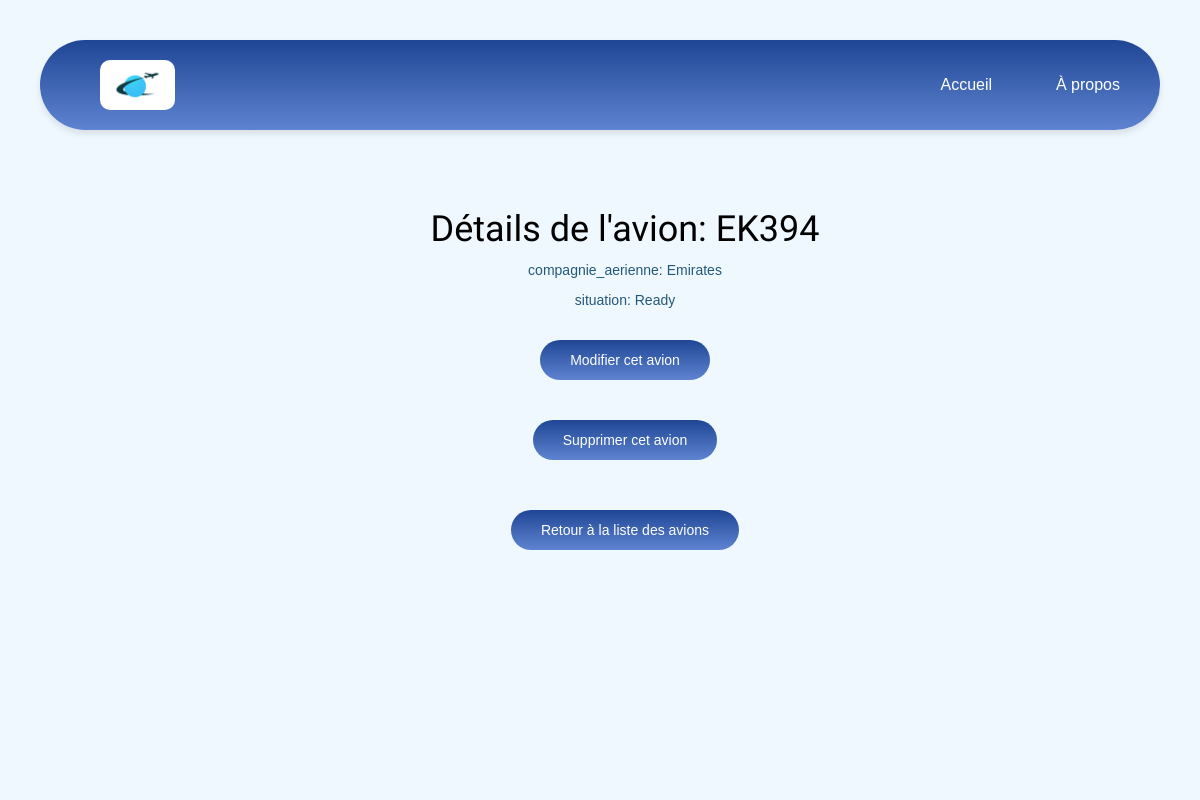
The app's page /avion/EK394/ with its own data.
### aviation/models.py (models this page shows, shortened)
class Avion(models.Model):
    id_avion = models.CharField(max_length=100, primary_key=True)
    compagnie_aerienne = models.CharField(max_length=100)
    logo = models.ImageField(upload_to='avion/', blank=True, null=True)
    situation = models.CharField(max_length=20, choices=[("Ready", "Prêt"), ("Maintenance", "En maintenance"), ("In Flight", "En vol")], default="Ready")
    lieu = models.ForeignKey(Aeroport, on_delete=models.CASCADE)

### aviation/views.py (the view)
# urls.py: path('avion/<str:id_avion>/', views.detail_avion, name='detail_avion'),
def detail_avion(request, id_avion):
    avion = get_object_or_404(Avion, id_avion=id_avion)
    return render(request, 'aviation/detail_avion.html', {'avion': avion})

### aviation/templates/aviation/detail_avion.html
{% extends 'aviation/base.html' %}
{% block content %}
    <h1>Détails de l'avion: {{ avion.id_avion }}</h1>
    <p>compagnie_aerienne: {{ avion.compagnie_aerienne }}</p>
    <p>situation: {{ avion.situation }}</p>
    <a href="{% url 'modify_avion' id_avion=avion.id_avion %}" class="cta">Modifier cet avion</a>
    <p><a href="{% url 'delete_avion' id_avion=avion.id_avion %}" class="cta">Supprimer cet avion</a></p>
    <a href="{% url 'base' %}" class="cta">Retour à la liste des avions</a>
{% endblock %}

### aviation/static/css/aviation.css (style rules this page uses)
h1 { font-family: "Play", serif; font-weight: 400; font-style: normal; }
body { padding: 20px; font-family: sans-serif; background-color: #f0f8ff; }
p { color: #24587b }
a { color: #112f42 }
.cta { display: inline-block; background: linear-gradient(#1f4694, #5e84d1); color: white; border-radius: 50px; padding: 10px 30px; margin: 20px; }

### records on screen
Avion: id_avion "EK394", compagnie_aerienne "Emirates", situation "Ready"
